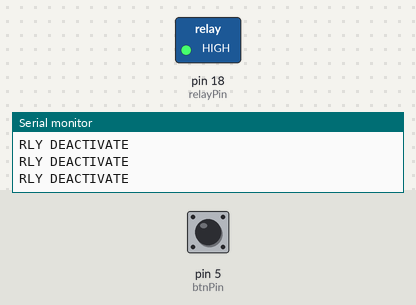
Bench run of a sketch on a simulated Arduino Uno, built with avr-gcc and run on an emulated ATmega328P. On the bench: switched loads named in the sketch (green lamp = pin HIGH), the last lines printed to the serial monitor. The inputs (shaded band) are chosen by the test bench; at power-on: pin 5 (btnPin) LOW.

Above: at 1.2 s.
1.3 s: pin 5 (btnPin) pulled HIGH for 0.15 s
At 1.37 s:
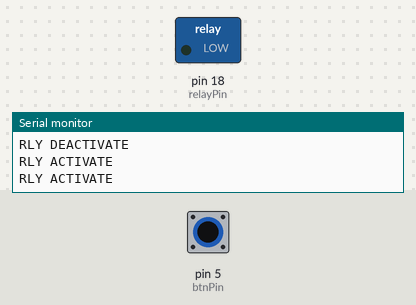
2.9 s: pin 5 (btnPin) pulled HIGH for 3.2 s
At 6.9 s:
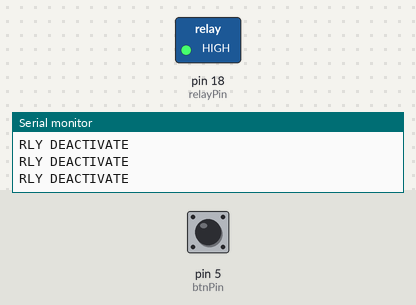
Timing chart, 0 to 8.4 s (numbered marks = the images above; inputs shaded):
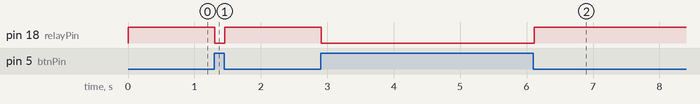

The sketch:

Relay_and_Push_Button.ino
```cpp
const int relayPin = 18;
const int btnPin = 5;

void setup() {
  Serial.begin(115200);
  pinMode(btnPin, INPUT);
  pinMode(relayPin, OUTPUT);

  // Pastikan relay MATI semasa permulaan (Active Low)
  digitalWrite(relayPin, HIGH);
}

void loop() {
  int btn_state = digitalRead(btnPin);

  if(btn_state == HIGH) {
    Serial.println("RLY ACTIVATE");
    digitalWrite(relayPin, LOW);  // Hidupkan relay
  } else {
    Serial.println("RLY DEACTIVATE");
    digitalWrite(relayPin, HIGH); // Matikan relay
  }

  delay(50); // Delay kecil untuk 'debouncing' butang
}
```

Measured:
- after the input at 1.3 s, pin 18 (relayPin): HIGH → LOW at once, → HIGH 0.15 s later
- after the input at 2.9 s, pin 18 (relayPin): HIGH → LOW at once, → HIGH 3.2 s later
